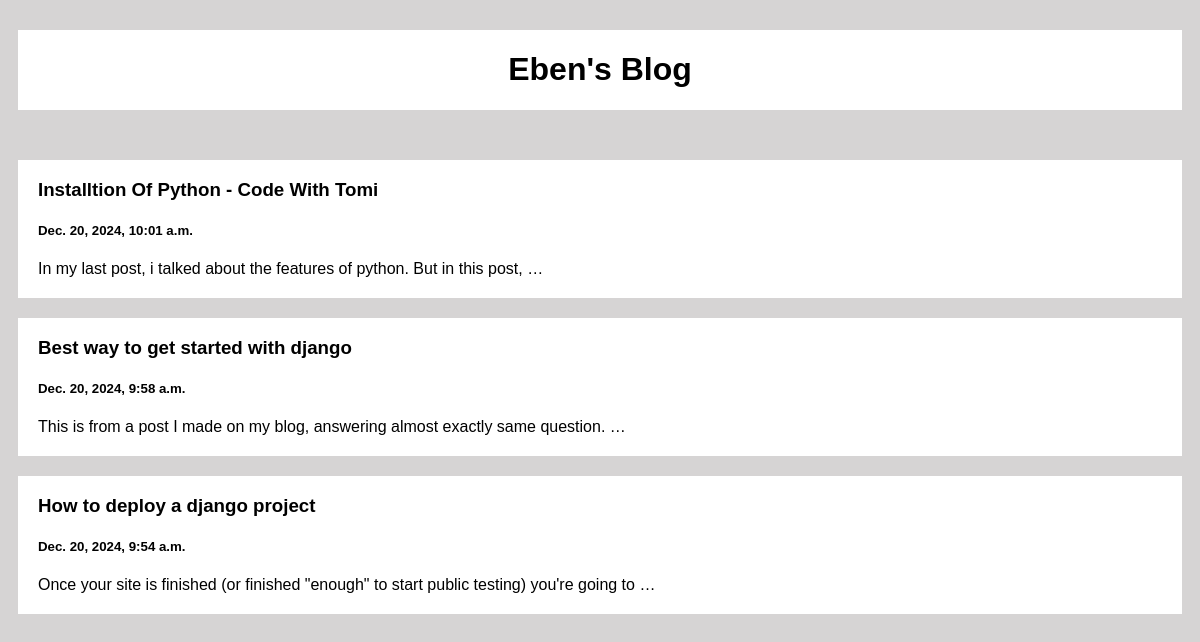
The page / on the database its author committed.
### my_app/models.py (models this page shows)
class Post(models.Model):
    title = models.CharField(max_length=100)
    date = models.DateTimeField(default=datetime.now, blank=True)
    body = models.CharField(max_length=10000000)

### my_app/views.py (the view)
# urls.py: path('', views.index, name='index'),
def index(request):
    posts= Post.objects.all()
    return render(request,'index.html', {'posts':posts})

### templates/index.html (shortened to what this page needs)
{% load static %}
<!DOCTYPE html>
<html lang="en">
<head>
    <link rel="stylesheet" href="{% static 'index.css' %}">
</head>
<body>
    <div class="header">
        <h1>Eben's Blog</h1>
    </div>
    {% for post in posts reversed %}
    <a href="/post/{{post.id}}" style="text-decoration: none; color: black;">
        <div class="post">
            <div class="info">
                <h3 class="title">{{post.title}}</h3>
                <h5 class="date">{{post.date}}</h5>
                <div class="text">{{post.body|truncatewords:15}}</div>
            </div>
        </div>
    </a>
    {% endfor %}
</body>
</html>

### static/index.css (style rules this page uses)
body { background-color: rgb(214, 212, 212); padding-right: 10px; padding-left: 10px; font-family: Arial; }
.header { background-color: white; display: flex; flex: 1; justify-content: center; margin-bottom: 50px; margin-top: 30px; }
.info { margin-left: 20px; }
.post { background-color: white; display: flex; flex-direction: column; flex: 1; padding-bottom: 20px; margin-bottom: 20px; cursor: pointer; }

### rows shown on the page
Post: title "Installtion Of Python - Code With Tomi", date "Dec. 20, 2024, 10:01 a.m.", body "In my last post, i talked about the features of python. But in this post, …"
Post: title "Best way to get started with django", date "Dec. 20, 2024, 9:58 a.m.", body "This is from a post I made on my blog, answering almost exactly same question. …"
Post: title "How to deploy a django project", date "Dec. 20, 2024, 9:54 a.m.", body "Once your site is finished (or finished \"enough\" to start public testing) you're going to …"
